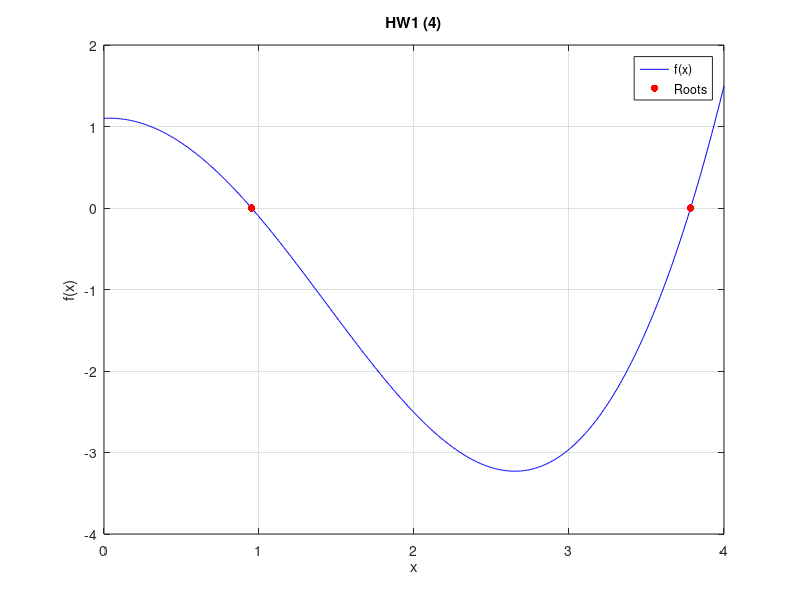

This chart was generated by the following MATLAB code:
f = @(x) 3*cos(x) + 0.1*exp(x) - 2;

x0_1 = 1;
x0_2 = 3;

root1 = fzero(f, x0_1);
root2 = fzero(f, x0_2);
root = [root1, root2];

fprintf('第一個根是: %.6f\n', root1);
fprintf('第二個根是: %.6f\n', root2);

figure;
fplot(f, [0, 4], '-b', 'DisplayName', 'f(x)');
hold on;
scatter(root, zeros(size(root)), 30, 'r', 'filled', 'DisplayName', 'Roots');
grid on;
xlabel('x');
ylabel('f(x)');
legend;
title('HW1 (4)');
